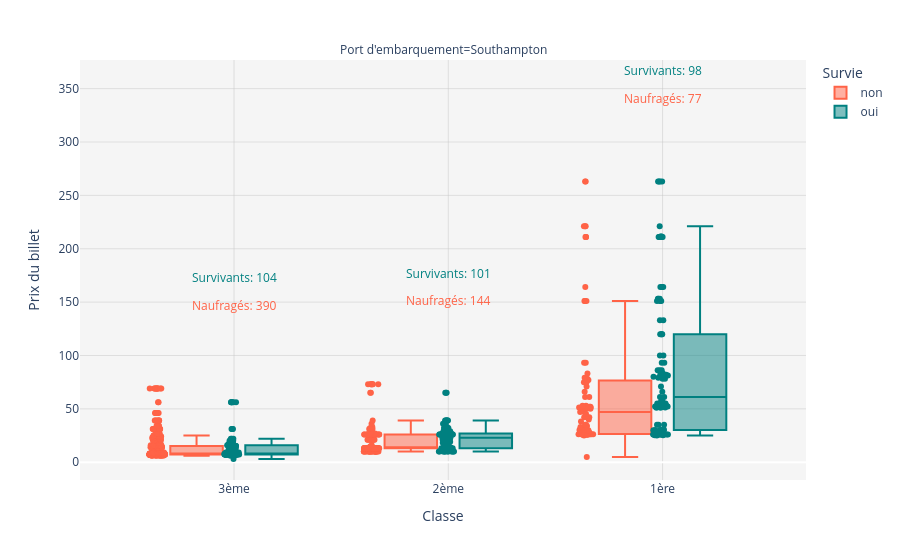
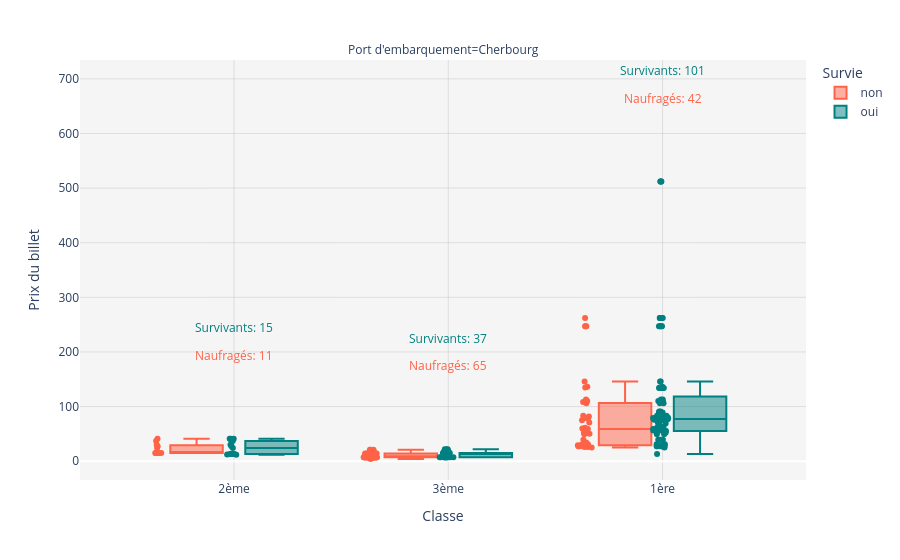
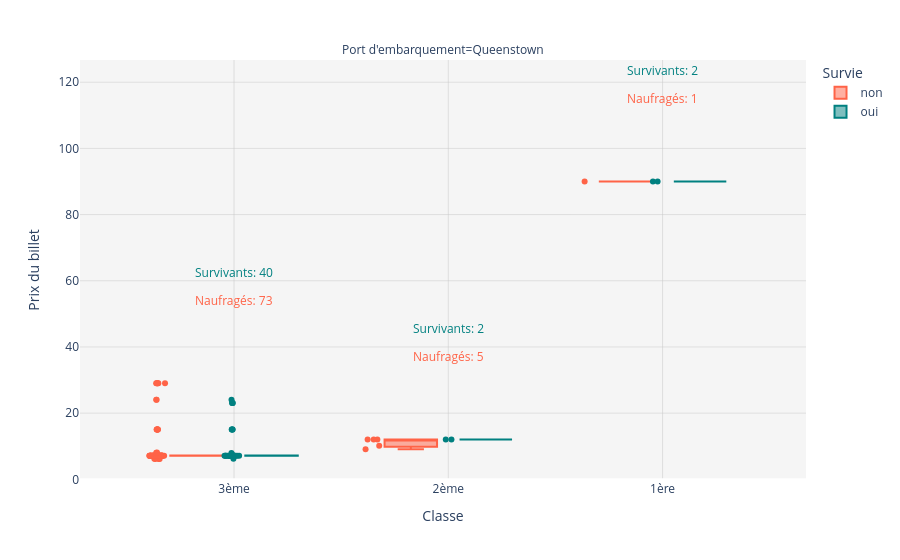

The notebook cell these images were saved under, in order:
### Markdown cell above
## Mockup Plots

### Code cell
SURVIVOR_COLOR = 'teal'
NON_SURVIVOR_COLOR = 'tomato'

ports = df_passengers['embarked'].unique()

for port in ports:
    df_port = df_passengers[df_passengers['embarked'] == port]

    fig = px.box(
        df_port,
        x='class',
        y='fare',
        color='survived',
        points='all',
        hover_data=['embarked'],
        labels={
            'class': 'Classe',
            'fare': 'Prix du billet',
            'survived': 'Survie',
            'embarked': 'Port d\'embarquement',
        },
        facet_col='embarked',
        color_discrete_map={'non': NON_SURVIVOR_COLOR, 'oui': SURVIVOR_COLOR}
    )

    # Light Background Theme
    LIGHT_GRAY_BG = 'rgba(245, 245, 245, 1)'
    WHITE_BG = 'rgba(255, 255, 255, 1)'
    GRAY_GRID = 'rgba(200, 200, 200, 0.5)'

    fig.update_layout(
        plot_bgcolor=LIGHT_GRAY_BG,
        paper_bgcolor=WHITE_BG,
        xaxis=dict(showgrid=True, gridcolor=GRAY_GRID),
        yaxis=dict(showgrid=True, gridcolor=GRAY_GRID),
    )

    # Display number of survivors and non-survivors directly
    FARE_MAX = df_port['fare'].max()
    FARE_MIN = df_port['fare'].min()
    FARE_RANGE = FARE_MAX - FARE_MIN
    OFFSET_Y_TOP_LABEL = FARE_RANGE * 0.4
    OFFSET_Y_BOTTOM_LABEL = FARE_RANGE * 0.3

    for i, row in df_survivors[df_survivors['embarked'] == port].iterrows():
        fig.add_annotation(
            x=row['class'],
            y=df_port[df_port['class'] == row['class']]['fare'].max() + OFFSET_Y_TOP_LABEL,
            text=f"<span style='color:{SURVIVOR_COLOR}'>Survivants: {row['total_survivors']}</span>",
            showarrow=False,
            font=dict(size=12),
            align='center'
        )
        fig.add_annotation(
            x=row['class'],
            y=df_port[df_port['class'] == row['class']]['fare'].max() + OFFSET_Y_BOTTOM_LABEL,
            text=f"<span style='color:{NON_SURVIVOR_COLOR}'>Naufragés: {row['total_non_survivors']}</span>",
            showarrow=False,
            font=dict(size=12),
            align='center'
        )

    fig.show()

### Figure 1 — Plotly figure (JSON) as saved in the notebook; plotly's stock layout.template omitted (floating-point values rounded to 4 significant figures; data arrays with more than 128 entries replaced by an {"elided": "..."} marker saying what was removed)
{"data": [{"alignmentgroup": "True", "boxpoints": "all", "customdata": {"elided": "611x1 str values"}, "hovertemplate": "Survie=non<br>Port d'embarquement=%{customdata[0]}<br>Classe=%{x}<br>Prix du billet=%{y}<extra></extra>", "legendgroup": "non", "marker": {"color": "tomato"}, "name": "non", "notched": false, "offsetgroup": "non", "orientation": "v", "showlegend": true, "type": "box", "x": {"elided": "611 str values"}, "x0": " ", "xaxis": "x", "y": {"elided": "611 float values"}, "y0": " ", "yaxis": "y"}, {"alignmentgroup": "True", "boxpoints": "all", "customdata": {"elided": "303x1 str values"}, "hovertemplate": "Survie=oui<br>Port d'embarquement=%{customdata[0]}<br>Classe=%{x}<br>Prix du billet=%{y}<extra></extra>", "legendgroup": "oui", "marker": {"color": "teal"}, "name": "oui", "notched": false, "offsetgroup": "oui", "orientation": "v", "showlegend": true, "type": "box", "x": {"elided": "303 str values"}, "x0": " ", "xaxis": "x", "y": {"elided": "303 float values"}, "y0": " ", "yaxis": "y"}], "layout": {"annotations": [{"showarrow": false, "text": "Port d'embarquement=Southampton", "x": 0.5, "xanchor": "center", "xref": "paper", "y": 1, "yanchor": "bottom", "yref": "paper"}, {"align": "center", "font": {"size": 12}, "showarrow": false, "text": "<span style='color:teal'>Survivants: 98</span>", "x": "1ère", "y": 367.0}, {"align": "center", "font": {"size": 12}, "showarrow": false, "text": "<span style='color:tomato'>Naufragés: 77</span>", "x": "1ère", "y": 341.0}, {"align": "center", "font": {"size": 12}, "showarrow": false, "text": "<span style='color:teal'>Survivants: 101</span>", "x": "2ème", "y": 177.1}, {"align": "center", "font": {"size": 12}, "showarrow": false, "text": "<span style='color:tomato'>Naufragés: 144</span>", "x": "2ème", "y": 151.1}, {"align": "center", "font": {"size": 12}, "showarrow": false, "text": "<span style='color:teal'>Survivants: 104</span>", "x": "3ème", "y": 173.1}, {"align": "center", "font": {"size": 12}, "showarrow": false, "text": "<span style='color:tomato'>Naufragés: 390</span>", "x": "3ème", "y": 147.1}], "boxmode": "group", "legend": {"title": {"text": "Survie"}, "tracegroupgap": 0}, "margin": {"t": 60}, "paper_bgcolor": "rgba(255, 255, 255, 1)", "plot_bgcolor": "rgba(245, 245, 245, 1)", "xaxis": {"anchor": "y", "domain": [0, 1], "gridcolor": "rgba(200, 200, 200, 0.5)", "showgrid": true, "title": {"text": "Classe"}}, "yaxis": {"anchor": "x", "domain": [0, 1], "gridcolor": "rgba(200, 200, 200, 0.5)", "showgrid": true, "title": {"text": "Prix du billet"}}}}

### Figure 2 — Plotly figure (JSON) as saved in the notebook; plotly's stock layout.template omitted (floating-point values rounded to 4 significant figures; data arrays with more than 128 entries replaced by an {"elided": "..."} marker saying what was removed)
{"data": [{"alignmentgroup": "True", "boxpoints": "all", "customdata": [["Cherbourg"], ["Cherbourg"], ["Cherbourg"], ["Cherbourg"], ["Cherbourg"], ["Cherbourg"], ["Cherbourg"], ["Cherbourg"], ["Cherbourg"], ["Cherbourg"], ["Cherbourg"], ["Cherbourg"], ["Cherbourg"], ["Cherbourg"], ["Cherbourg"], ["Cherbourg"], ["Cherbourg"], ["Cherbourg"], ["Cherbourg"], ["Cherbourg"], ["Cherbourg"], ["Cherbourg"], ["Cherbourg"], ["Cherbourg"], ["Cherbourg"], ["Cherbourg"], ["Cherbourg"], ["Cherbourg"], ["Cherbourg"], ["Cherbourg"], ["Cherbourg"], ["Cherbourg"], ["Cherbourg"], ["Cherbourg"], ["Cherbourg"], ["Cherbourg"], ["Cherbourg"], ["Cherbourg"], ["Cherbourg"], ["Cherbourg"], ["Cherbourg"], ["Cherbourg"], ["Cherbourg"], ["Cherbourg"], ["Cherbourg"], ["Cherbourg"], ["Cherbourg"], ["Cherbourg"], ["Cherbourg"], ["Cherbourg"], ["Cherbourg"], ["Cherbourg"], ["Cherbourg"], ["Cherbourg"], ["Cherbourg"], ["Cherbourg"], ["Cherbourg"], ["Cherbourg"], ["Cherbourg"], ["Cherbourg"], ["Cherbourg"], ["Cherbourg"], ["Cherbourg"], ["Cherbourg"], ["Cherbourg"], ["Cherbourg"], ["Cherbourg"], ["Cherbourg"], ["Cherbourg"], ["Cherbourg"], ["Cherbourg"], ["Cherbourg"], ["Cherbourg"], ["Cherbourg"], ["Cherbourg"], ["Cherbourg"], ["Cherbourg"], ["Cherbourg"], ["Cherbourg"], ["Cherbourg"], ["Cherbourg"], ["Cherbourg"], ["Cherbourg"], ["Cherbourg"], ["Cherbourg"], ["Cherbourg"], ["Cherbourg"], ["Cherbourg"], ["Cherbourg"], ["Cherbourg"], ["Cherbourg"], ["Cherbourg"], ["Cherbourg"], ["Cherbourg"], ["Cherbourg"], ["Cherbourg"], ["Cherbourg"], ["Cherbourg"], ["Cherbourg"], ["Cherbourg"], ["Cherbourg"], ["Cherbourg"], ["Cherbourg"], ["Cherbourg"], ["Cherbourg"], ["Cherbourg"], ["Cherbourg"], ["Cherbourg"], ["Cherbourg"], ["Cherbourg"], ["Cherbourg"], ["Cherbourg"], ["Cherbourg"], ["Cherbourg"], ["Cherbourg"], ["Cherbourg"], ["Cherbourg"], ["Cherbourg"]], "hovertemplate": "Survie=non<br>Port d'embarquement=%{customdata[0]}<br>Classe=%{x}<br>Prix du billet=%{y}<extra></extra>", "legendgroup": "non", "marker": {"color": "tomato"}, "name": "non", "notched": false, "offsetgroup": "non", "orientation": "v", "showlegend": true, "type": "box", "x": ["2ème", "3ème", "1ère", "1ère", "3ème", "3ème", "3ème", "3ème", "3ème", "1ère", "1ère", "1ère", "1ère", "1ère", "3ème", "3ème", "3ème", "3ème", "3ème", "3ème", "3ème", "3ème", "1ère", "1ère", "1ère", "3ème", "1ère", "2ème", "1ère", "3ème", "1ère", "3ème", "3ème", "3ème", "1ère", "3ème", "3ème", "1ère", "1ère", "1ère", "3ème", "3ème", "1ère", "3ème", "3ème", "1ère", "3ème", "3ème", "3ème", "3ème", "1ère", "3ème", "3ème", "3ème", "3ème", "2ème", "1ère", "3ème", "2ème", "2ème", "2ème", "3ème", "3ème", "3ème", "1ère", "1ère", "3ème", "3ème", "2ème", "3ème", "1ère", "1ère", "3ème", "1ère", "1ère", "2ème", "2ème", "3ème", "3ème", "3ème", "1ère", "2ème", "1ère", "1ère", "1ère", "1ère", "1ère", "3ème", "3ème", "3ème", "3ème", "3ème", "3ème", "3ème", "3ème", "1ère", "3ème", "1ère", "1ère", "1ère", "3ème", "2ème", "1ère", "3ème", "1ère", "3ème", "3ème", "3ème", "1ère", "1ère", "3ème", "3ème", "1ère", "3ème", "3ème", "3ème", "3ème", "3ème"], "x0": " ", "xaxis": "x", "y": [24.0, 7.041, 49.1, 247.1, 14.09, 7.041, 7.041, 14.09, 14.09, 25.18, 247.1, 26.0, 50.09, 39.12, 15.04, 15.04, 15.04, 7.041, 14.09, 14.09, 14.09, 14.09, 136.2, 83.03, 71.05, 7.041, 52.0, 27.14, 106.1, 7.171, 29.14, 7.041, 7.041, 7.041, 31.13, 7.041, 7.171, 79.04, 34.13, 79.04, 7.041, 7.041, 30.13, 18.15, 14.09, 28.14, 14.09, 14.09, 7.041, 7.041, 29.14, 14.09, 14.09, 7.171, 7.041, 41.11, 27.14, 6.081, 15.0, 37.0, 15.11, 7.041, 7.171, 7.171, 82.03, 26.11, 7.041, 7.041, 30.01, 7.041, 29.14, 113.1, 7.041, 27.14, 108.2, 15.01, 15.0, 8.14, 7.041, 7.041, NaN, 15.0, 135.1, 247.1, 79.0, 59.08, 262.1, 7.041, 7.041, 21.13, 21.13, 21.13, 4.0, 7.041, 7.041, 55.18, 7.041, 30.13, 60.0, 146.1, 8.131, 15.0, 27.14, 6.081, 110.2, 6.081, 7.041, 7.041, 27.14, 75.05, 7.041, 8.14, 61.07, 14.09, 7.041, 7.041, 7.041, 7.041], "y0": " ", "yaxis": "y"}, {"alignmentgroup": "True", "boxpoints": "all", "customdata": {"elided": "153x1 str values"}, "hovertemplate": "Survie=oui<br>Port d'embarquement=%{customdata[0]}<br>Classe=%{x}<br>Prix du billet=%{y}<extra></extra>", "legendgroup": "oui", "marker": {"color": "teal"}, "name": "oui", "notched": false, "offsetgroup": "oui", "orientation": "v", "showlegend": true, "type": "box", "x": {"elided": "153 str values"}, "x0": " ", "xaxis": "x", "y": {"elided": "153 float values"}, "y0": " ", "yaxis": "y"}], "layout": {"annotations": [{"showarrow": false, "text": "Port d'embarquement=Cherbourg", "x": 0.5, "xanchor": "center", "xref": "paper", "y": 1, "yanchor": "bottom", "yref": "paper"}, {"align": "center", "font": {"size": 12}, "showarrow": false, "text": "<span style='color:teal'>Survivants: 101</span>", "x": "1ère", "y": 715.3}, {"align": "center", "font": {"size": 12}, "showarrow": false, "text": "<span style='color:tomato'>Naufragés: 42</span>", "x": "1ère", "y": 664.5}, {"align": "center", "font": {"size": 12}, "showarrow": false, "text": "<span style='color:teal'>Survivants: 15</span>", "x": "2ème", "y": 244.3}, {"align": "center", "font": {"size": 12}, "showarrow": false, "text": "<span style='color:tomato'>Naufragés: 11</span>", "x": "2ème", "y": 193.5}, {"align": "center", "font": {"size": 12}, "showarrow": false, "text": "<span style='color:teal'>Survivants: 37</span>", "x": "3ème", "y": 225.3}, {"align": "center", "font": {"size": 12}, "showarrow": false, "text": "<span style='color:tomato'>Naufragés: 65</span>", "x": "3ème", "y": 174.5}], "boxmode": "group", "legend": {"title": {"text": "Survie"}, "tracegroupgap": 0}, "margin": {"t": 60}, "paper_bgcolor": "rgba(255, 255, 255, 1)", "plot_bgcolor": "rgba(245, 245, 245, 1)", "xaxis": {"anchor": "y", "domain": [0, 1], "gridcolor": "rgba(200, 200, 200, 0.5)", "showgrid": true, "title": {"text": "Classe"}}, "yaxis": {"anchor": "x", "domain": [0, 1], "gridcolor": "rgba(200, 200, 200, 0.5)", "showgrid": true, "title": {"text": "Prix du billet"}}}}

### Figure 3 — Plotly figure (JSON) as saved in the notebook; plotly's stock layout.template omitted (floating-point values rounded to 4 significant figures)
{"data": [{"alignmentgroup": "True", "boxpoints": "all", "customdata": [["Queenstown"], ["Queenstown"], ["Queenstown"], ["Queenstown"], ["Queenstown"], ["Queenstown"], ["Queenstown"], ["Queenstown"], ["Queenstown"], ["Queenstown"], ["Queenstown"], ["Queenstown"], ["Queenstown"], ["Queenstown"], ["Queenstown"], ["Queenstown"], ["Queenstown"], ["Queenstown"], ["Queenstown"], ["Queenstown"], ["Queenstown"], ["Queenstown"], ["Queenstown"], ["Queenstown"], ["Queenstown"], ["Queenstown"], ["Queenstown"], ["Queenstown"], ["Queenstown"], ["Queenstown"], ["Queenstown"], ["Queenstown"], ["Queenstown"], ["Queenstown"], ["Queenstown"], ["Queenstown"], ["Queenstown"], ["Queenstown"], ["Queenstown"], ["Queenstown"], ["Queenstown"], ["Queenstown"], ["Queenstown"], ["Queenstown"], ["Queenstown"], ["Queenstown"], ["Queenstown"], ["Queenstown"], ["Queenstown"], ["Queenstown"], ["Queenstown"], ["Queenstown"], ["Queenstown"], ["Queenstown"], ["Queenstown"], ["Queenstown"], ["Queenstown"], ["Queenstown"], ["Queenstown"], ["Queenstown"], ["Queenstown"], ["Queenstown"], ["Queenstown"], ["Queenstown"], ["Queenstown"], ["Queenstown"], ["Queenstown"], ["Queenstown"], ["Queenstown"], ["Queenstown"], ["Queenstown"], ["Queenstown"], ["Queenstown"], ["Queenstown"], ["Queenstown"], ["Queenstown"], ["Queenstown"], ["Queenstown"], ["Queenstown"]], "hovertemplate": "Survie=non<br>Port d'embarquement=%{customdata[0]}<br>Classe=%{x}<br>Prix du billet=%{y}<extra></extra>", "legendgroup": "non", "marker": {"color": "tomato"}, "name": "non", "notched": false, "offsetgroup": "non", "orientation": "v", "showlegend": true, "type": "box", "x": ["3ème", "3ème", "3ème", "3ème", "3ème", "3ème", "3ème", "3ème", "3ème", "3ème", "3ème", "3ème", "3ème", "3ème", "3ème", "3ème", "3ème", "3ème", "3ème", "3ème", "3ème", "3ème", "3ème", "3ème", "3ème", "3ème", "3ème", "3ème", "3ème", "3ème", "3ème", "3ème", "3ème", "3ème", "3ème", "2ème", "3ème", "3ème", "3ème", "3ème", "2ème", "2ème", "3ème", "3ème", "3ème", "3ème", "2ème", "3ème", "3ème", "3ème", "3ème", "3ème", "3ème", "3ème", "3ème", "1ère", "3ème", "3ème", "2ème", "3ème", "3ème", "3ème", "3ème", "3ème", "3ème", "3ème", "3ème", "3ème", "3ème", "3ème", "3ème", "3ème", "3ème", "3ème", "3ème", "3ème", "3ème", "3ème", "3ème"], "x0": " ", "xaxis": "x", "y": [7.171, 7.15, 15.1, 15.1, 7.051, 6.15, 7.171, 7.15, 7.15, 7.15, 7.141, 7.05, 7.141, 7.15, 7.121, 7.15, 7.15, 7.15, 8.09, 7.15, 7.15, 7.15, 7.15, 7.15, 6.19, 7.171, 7.15, 7.15, 7.141, 7.141, 6.17, 6.15, 7.15, 7.15, 7.15, 12.07, 7.161, 7.15, 7.15, 7.141, 12.07, 10.14, 7.15, 15.1, 15.1, 7.171, 12.07, 7.171, 7.15, 15.1, 7.15, 7.15, 7.15, 7.15, 7.15, 90.0, 24.03, 7.15, 9.131, 7.15, 7.161, 15.1, 7.141, 7.15, 7.15, 7.121, 8.021, 29.02, 29.02, 29.02, 29.02, 29.02, 29.02, 24.03, 7.141, 7.141, 7.15, 7.15, 7.15], "y0": " ", "yaxis": "y"}, {"alignmentgroup": "True", "boxpoints": "all", "customdata": [["Queenstown"], ["Queenstown"], ["Queenstown"], ["Queenstown"], ["Queenstown"], ["Queenstown"], ["Queenstown"], ["Queenstown"], ["Queenstown"], ["Queenstown"], ["Queenstown"], ["Queenstown"], ["Queenstown"], ["Queenstown"], ["Queenstown"], ["Queenstown"], ["Queenstown"], ["Queenstown"], ["Queenstown"], ["Queenstown"], ["Queenstown"], ["Queenstown"], ["Queenstown"], ["Queenstown"], ["Queenstown"], ["Queenstown"], ["Queenstown"], ["Queenstown"], ["Queenstown"], ["Queenstown"], ["Queenstown"], ["Queenstown"], ["Queenstown"], ["Queenstown"], ["Queenstown"], ["Queenstown"], ["Queenstown"], ["Queenstown"], ["Queenstown"], ["Queenstown"], ["Queenstown"], ["Queenstown"], ["Queenstown"], ["Queenstown"]], "hovertemplate": "Survie=oui<br>Port d'embarquement=%{customdata[0]}<br>Classe=%{x}<br>Prix du billet=%{y}<extra></extra>", "legendgroup": "oui", "marker": {"color": "teal"}, "name": "oui", "notched": false, "offsetgroup": "oui", "orientation": "v", "showlegend": true, "type": "box", "x": ["3ème", "3ème", "3ème", "3ème", "3ème", "3ème", "3ème", "3ème", "3ème", "3ème", "3ème", "3ème", "2ème", "3ème", "3ème", "3ème", "3ème", "3ème", "3ème", "3ème", "3ème", "3ème", "3ème", "3ème", "3ème", "3ème", "1ère", "1ère", "3ème", "3ème", "3ème", "3ème", "3ème", "3ème", "3ème", "3ème", "3ème", "3ème", "3ème", "3ème", "3ème", "3ème", "2ème", "3ème"], "x0": " ", "xaxis": "x", "y": [7.141, 7.152, 7.15, 7.15, 6.19, 7.15, 7.171, 7.15, 7.141, 7.15, 7.15, 7.15, 12.07, 7.15, 7.15, 7.15, 7.15, 7.141, 7.15, 7.15, 23.05, 23.05, 23.05, 7.151, 7.171, 8.0, 90.0, 90.0, 7.171, 24.03, 7.141, 7.15, 15.1, 15.1, 15.1, 15.1, 7.171, 7.15, 7.161, 7.141, 7.15, 7.161, 12.07, 7.141], "y0": " ", "yaxis": "y"}], "layout": {"annotations": [{"showarrow": false, "text": "Port d'embarquement=Queenstown", "x": 0.5, "xanchor": "center", "xref": "paper", "y": 1, "yanchor": "bottom", "yref": "paper"}, {"align": "center", "font": {"size": 12}, "showarrow": false, "text": "<span style='color:teal'>Survivants: 2</span>", "x": "1ère", "y": 123.5}, {"align": "center", "font": {"size": 12}, "showarrow": false, "text": "<span style='color:tomato'>Naufragés: 1</span>", "x": "1ère", "y": 115.2}, {"align": "center", "font": {"size": 12}, "showarrow": false, "text": "<span style='color:teal'>Survivants: 2</span>", "x": "2ème", "y": 45.61}, {"align": "center", "font": {"size": 12}, "showarrow": false, "text": "<span style='color:tomato'>Naufragés: 5</span>", "x": "2ème", "y": 37.22}, {"align": "center", "font": {"size": 12}, "showarrow": false, "text": "<span style='color:teal'>Survivants: 40</span>", "x": "3ème", "y": 62.56}, {"align": "center", "font": {"size": 12}, "showarrow": false, "text": "<span style='color:tomato'>Naufragés: 73</span>", "x": "3ème", "y": 54.18}], "boxmode": "group", "legend": {"title": {"text": "Survie"}, "tracegroupgap": 0}, "margin": {"t": 60}, "paper_bgcolor": "rgba(255, 255, 255, 1)", "plot_bgcolor": "rgba(245, 245, 245, 1)", "xaxis": {"anchor": "y", "domain": [0, 1], "gridcolor": "rgba(200, 200, 200, 0.5)", "showgrid": true, "title": {"text": "Classe"}}, "yaxis": {"anchor": "x", "domain": [0, 1], "gridcolor": "rgba(200, 200, 200, 0.5)", "showgrid": true, "title": {"text": "Prix du billet"}}}}
